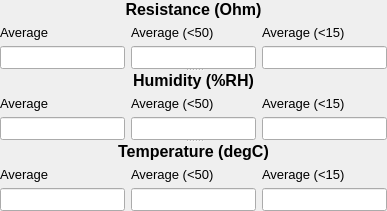
           <widget class="QSplitter" name="splitter_2">
            <property name="sizePolicy">
             <sizepolicy hsizetype="Preferred" vsizetype="Preferred">
              <horstretch>0</horstretch>
              <verstretch>0</verstretch>
             </sizepolicy>
            </property>
            <property name="orientation">
             <enum>Qt::Vertical</enum>
            </property>
            <property name="handleWidth">
             <number>2</number>
            </property>
            <widget class="QWidget" name="layoutWidget">
             <layout class="QGridLayout" name="gridLayout_15">
              <item row="0" column="0">
               <widget class="QLabel" name="label_21">
                <property name="font">
                 <font>
                  <pointsize>12</pointsize>
                 </font>
                </property>
                <property name="text">
                 <string>&lt;html&gt;&lt;head/&gt;&lt;body&gt;&lt;p&gt;&lt;span style=&quot; font-weight:600;&quot;&gt;Resistance (Ohm)&lt;/span&gt;&lt;/p&gt;&lt;/body&gt;&lt;/html&gt;</string>
                </property>
                <property name="alignment">
                 <set>Qt::AlignCenter</set>
                </property>
               </widget>
              </item>
              <item row="1" column="0">
               <layout class="QGridLayout" name="gridLayout_11">
                <item row="1" column="2">
                 <widget class="QLineEdit" name="avg_resist_15">
                  <property name="font">
                   <font>
                    <pointsize>10</pointsize>
                   </font>
                  </property>
                  <property name="readOnly">
                   <bool>true</bool>
                  </property>
                 </widget>
                </item>
                <item row="1" column="0">
                 <widget class="QLineEdit" name="resist_avg">
                  <property name="font">
                   <font>
                    <pointsize>10</pointsize>
                   </font>
                  </property>
                  <property name="text">
                   <string/>
                  </property>
                  <property name="readOnly">
                   <bool>true</bool>
                  </property>
                 </widget>
                </item>
                <item row="0" column="1">
                 <widget class="QLabel" name="label_10">
                  <property name="font">
                   <font>
                    <pointsize>10</pointsize>
                   </font>
                  </property>
                  <property name="text">
                   <string>Average (&lt;50)</string>
                  </property>
                  <property name="buddy">
                   <cstring>avg_resist_50</cstring>
                  </property>
                 </widget>
                </item>
                <item row="1" column="1">
                 <widget class="QLineEdit" name="avg_resist_50">
                  <property name="font">
                   <font>
                    <pointsize>10</pointsize>
                   </font>
                  </property>
                  <property name="readOnly">
                   <bool>true</bool>
                  </property>
                 </widget>
                </item>
                <item row="0" column="2">
                 <widget class="QLabel" name="label_11">
                  <property name="font">
                   <font>
                    <pointsize>10</pointsize>
                   </font>
                  </property>
                  <property name="text">
                   <string>Average (&lt;15)</string>
                  </property>
                  <property name="buddy">
                   <cstring>avg_resist_15</cstring>
                  </property>
                 </widget>
                </item>
                <item row="0" column="0">
                 <widget class="QLabel" name="label_9">
                  <property name="font">
                   <font>
                    <pointsize>10</pointsize>
                   </font>
                  </property>
                  <property name="text">
                   <string>Average</string>
                  </property>
                  <property name="buddy">
                   <cstring>resist_avg</cstring>
                  </property>
                 </widget>
                </item>
               </layout>
              </item>
             </layout>
            </widget>
            <widget class="QWidget" name="layoutWidget">
             <layout class="QGridLayout" name="gridLayout_16">
              <item row="0" column="0">
               <widget class="QLabel" name="label_22">
                <property name="font">
                 <font>
                  <pointsize>12</pointsize>
                 </font>
                </property>
                <property name="text">
                 <string>&lt;html&gt;&lt;head/&gt;&lt;body&gt;&lt;p&gt;&lt;span style=&quot; font-weight:600;&quot;&gt;Humidity (%RH)&lt;/span&gt;&lt;/p&gt;&lt;/body&gt;&lt;/html&gt;</string>
                </property>
                <property name="alignment">
                 <set>Qt::AlignCenter</set>
                </property>
               </widget>
              </item>
              <item row="1" column="0">
               <layout class="QGridLayout" name="gridLayout_13">
                <item row="0" column="0">
                 <widget class="QLabel" name="label_15">
                  <property name="font">
                   <font>
                    <pointsize>10</pointsize>
                   </font>
                  </property>
                  <property name="text">
                   <string>Average</string>
                  </property>
                  <property name="buddy">
                   <cstring>humd_avg</cstring>
                  </property>
                 </widget>
                </item>
                <item row="0" column="1">
                 <widget class="QLabel" name="label_16">
                  <property name="font">
                   <font>
                    <pointsize>10</pointsize>
                   </font>
                  </property>
                  <property name="text">
                   <string>Average (&lt;50)</string>
                  </property>
                  <property name="buddy">
                   <cstring>humd_avg_50</cstring>
                  </property>
                 </widget>
                </item>
                <item row="0" column="2">
                 <widget class="QLabel" name="label_17">
                  <property name="font">
                   <font>
                    <pointsize>10</pointsize>
                   </font>
                  </property>
                  <property name="text">
                   <string>Average (&lt;15)</string>
                  </property>
                  <property name="buddy">
                   <cstring>humd_avg_15</cstring>
                  </property>
                 </widget>
                </item>
                <item row="1" column="0">
                 <widget class="QLineEdit" name="humd_avg">
                  <property name="font">
                   <font>
                    <pointsize>10</pointsize>
                   </font>
                  </property>
                  <property name="readOnly">
                   <bool>true</bool>
                  </property>
                 </widget>
                </item>
                <item row="1" column="1">
                 <widget class="QLineEdit" name="humd_avg_50">
                  <property name="font">
                   <font>
                    <pointsize>10</pointsize>
                   </font>
                  </property>
                  <property name="readOnly">
                   <bool>true</bool>
                  </property>
                 </widget>
                </item>
                <item row="1" column="2">
                 <widget class="QLineEdit" name="humd_avg_15">
                  <property name="font">
                   <font>
                    <pointsize>10</pointsize>
                   </font>
                  </property>
                  <property name="readOnly">
                   <bool>true</bool>
                  </property>
                 </widget>
                </item>
               </layout>
              </item>
             </layout>
            </widget>
            <widget class="QWidget" name="layoutWidget">
             <layout class="QGridLayout" name="gridLayout_17">
              <item row="0" column="0">
               <widget class="QLabel" name="label_23">
                <property name="font">
                 <font>
                  <pointsize>12</pointsize>
                 </font>
                </property>
                <property name="text">
                 <string>&lt;html&gt;&lt;head/&gt;&lt;body&gt;&lt;p&gt;&lt;span style=&quot; font-weight:600;&quot;&gt;Temperature (degC)&lt;/span&gt;&lt;/p&gt;&lt;/body&gt;&lt;/html&gt;</string>
                </property>
                <property name="alignment">
                 <set>Qt::AlignCenter</set>
                </property>
               </widget>
              </item>
              <item row="1" column="0">
               <layout class="QGridLayout" name="gridLayout_14">
                <item row="0" column="0">
                 <widget class="QLabel" name="label_18">
                  <property name="font">
                   <font>
                    <pointsize>10</pointsize>
                   </font>
                  </property>
                  <property name="text">
                   <string>Average</string>
                  </property>
                  <property name="buddy">
                   <cstring>temp_avg</cstring>
                  </property>
                 </widget>
                </item>
                <item row="0" column="2">
                 <widget class="QLabel" name="label_20">
                  <property name="font">
                   <font>
                    <pointsize>10</pointsize>
                   </font>
                  </property>
                  <property name="text">
                   <string>Average (&lt;15)</string>
                  </property>
                  <property name="buddy">
                   <cstring>temp_avg_15</cstring>
                  </property>
                 </widget>
                </item>
                <item row="1" column="0">
                 <widget class="QLineEdit" name="temp_avg">
                  <property name="font">
                   <font>
                    <pointsize>10</pointsize>
                   </font>
                  </property>
                  <property name="readOnly">
                   <bool>true</bool>
                  </property>
                 </widget>
                </item>
                <item row="1" column="1">
                 <widget class="QLineEdit" name="temp_avg_50">
                  <property name="font">
                   <font>
                    <pointsize>10</pointsize>
                   </font>
                  </property>
                  <property name="readOnly">
                   <bool>true</bool>
                  </property>
                 </widget>
                </item>
                <item row="1" column="2">
                 <widget class="QLineEdit" name="temp_avg_15">
                  <property name="font">
                   <font>
                    <pointsize>10</pointsize>
                   </font>
                  </property>
                  <property name="readOnly">
                   <bool>true</bool>
                  </property>
                 </widget>
                </item>
                <item row="0" column="1">
                 <widget class="QLabel" name="label_19">
                  <property name="font">
                   <font>
                    <pointsize>10</pointsize>
                   </font>
                  </property>
                  <property name="text">
                   <string>Average (&lt;50)</string>
                  </property>
                  <property name="buddy">
                   <cstring>temp_avg_50</cstring>
                  </property>
                 </widget>
                </item>
               </layout>
              </item>
             </layout>
            </widget>
           </widget>
